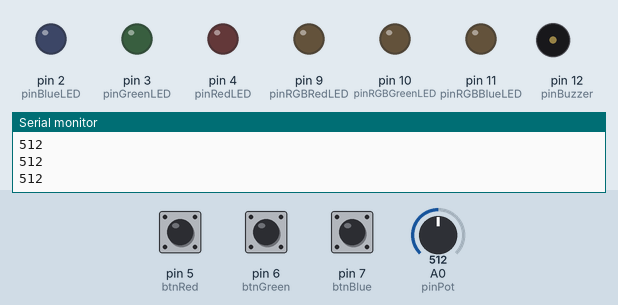
This sketch was run on a simulated Arduino Uno, built with avr-gcc and run on an emulated ATmega328P. Parts: output pins drawn as LEDs (lit = HIGH), buzzer (waves = sounding), the last lines printed to the serial monitor. The inputs (shaded band) are chosen by the test bench; at power-on: pin 5 (btnRed) HIGH, pin 6 (btnGreen) HIGH, pin 7 (btnBlue) HIGH, A0 (pinPot) = 512.

Above: at 1.2 s.
1.3 s: pin 5 (btnRed) pulled LOW for 1 s
At 3.2 s:
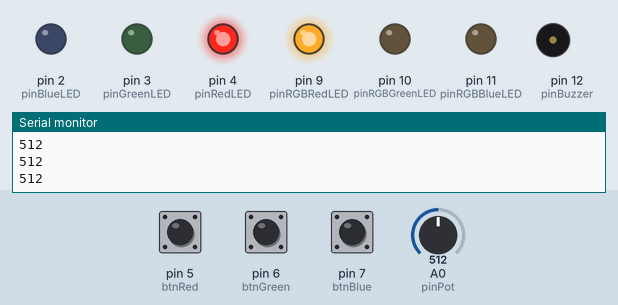
3.8 s: pin 6 (btnGreen) pulled LOW for 3.2 s
At 8.2 s:
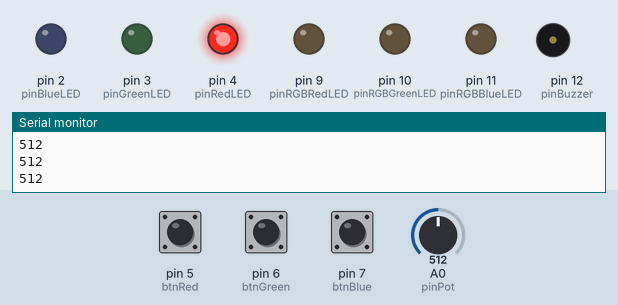
8.5 s: pin 6 (btnGreen) pulled LOW for 0.15 s
At 9.3 s:
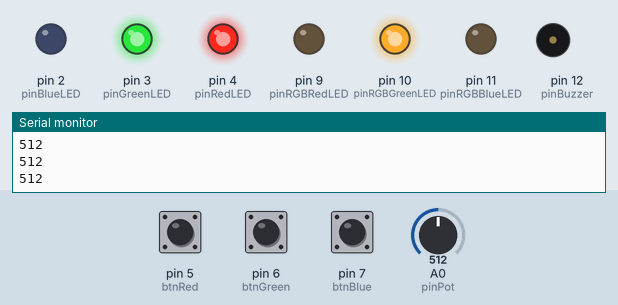
10.2 s: pin 7 (btnBlue) pulled LOW for 0.15 s
At 11.6 s:
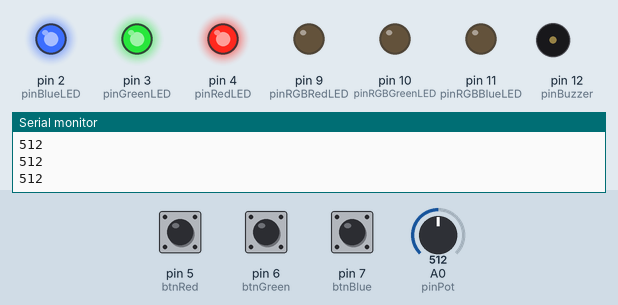
11.9 s: A0 (pinPot) set to 585
13.4 s: A0 (pinPot) set to 609
At 13.55 s:
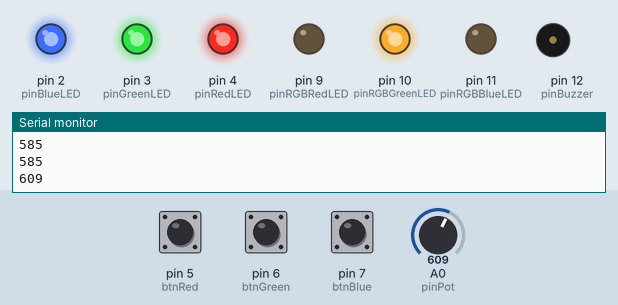
Timing chart, 0 to 17.4 s (numbered marks = the images above; inputs shaded):
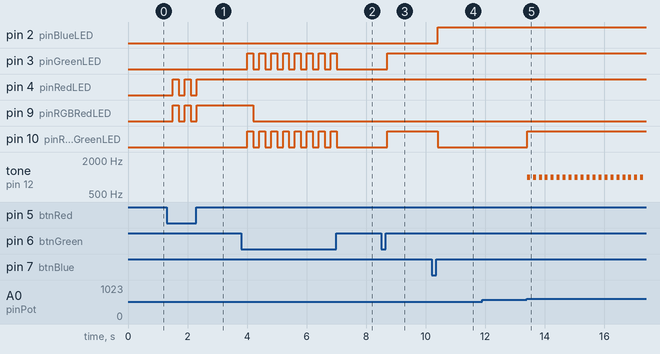

Measured:
- the behaviour switches between 600 and 601 on A0 (pinPot) (found by bisection; images 4 and 5)
- after the input at 1.3 s, pin 4 (pinRedLED), pin 9 (pinRGBRedLED): alternates HIGH for 0.20 s and LOW for 0.20 s, 5 changes in all, then stays HIGH, starting after 0.20 s
- after the input at 3.8 s, pin 3 (pinGreenLED), pin 10 (pinRGBGreenLED): alternates HIGH for 0.20 s and LOW for 0.20 s, 16 changes in all, then stays LOW, starting after 0.20 s; pin 9 (pinRGBRedLED): HIGH → LOW after 0.41 s
- after the input at 8.5 s, pin 3 (pinGreenLED), pin 10 (pinRGBGreenLED): LOW → HIGH after 0.20 s
- after the input at 10.2 s, pin 2 (pinBlueLED): LOW → HIGH after 0.20 s; pin 10 (pinRGBGreenLED): HIGH → LOW after 0.20 s
- after the input at 13.4 s, pin 10 (pinRGBGreenLED): LOW → HIGH at once; tone on pin 12 (pinBuzzer): alternates 1000 Hz for 0.10 s and silent for 0.10 s, starting at once

The sketch:

Sirali_bulmaca.ino
```cpp
//LED pinleri
int pinRedLED = 4;
int pinGreenLED = 3;
int pinBlueLED = 2;

//RGB LED pinleri
int pinRGBRedLED = 9;
int pinRGBGreenLED = 10;
int pinRGBBlueLED = 11;

//Düğme pinleri
int btnRed = 5;
int btnGreen = 6;
int btnBlue = 7;

//Buzzer pini
int pinBuzzer = 12;

//Düğme değerleri
int valBtnRed = 0;
int valBtnGreen = 0;
int valBtnBlue = 0;

//Düğme son durumları
int valBtnRedLastState = 0;
int valBtnGreenLastState = 0;
int valBtnBlueLastState = 0;

//Potansiyometre pini
int pinPot = 0;

//Potansiyometre düğme değeri
int potDeger = 0;

void setup() {
  Serial.begin(9600);

  pinMode(pinRedLED, OUTPUT);
  pinMode(pinGreenLED, OUTPUT);
  pinMode(pinBlueLED, OUTPUT);
  pinMode(pinRGBRedLED, OUTPUT);
  pinMode(pinRGBGreenLED, OUTPUT);
  pinMode(pinRGBBlueLED, OUTPUT);
  pinMode(pinBuzzer, OUTPUT);

  pinMode(btnRed, INPUT_PULLUP);
  pinMode(btnGreen, INPUT_PULLUP);
  pinMode(btnBlue, INPUT_PULLUP);
}

void loop() {
  valBtnRed = digitalRead(btnRed);
  valBtnGreen = digitalRead(btnGreen);
  valBtnBlue = digitalRead(btnBlue);

  if (valBtnRed == LOW) {
    if (valBtnRedLastState == 0) {
      delay(200);
      digitalWrite(pinRedLED, HIGH);
      digitalWrite(pinRGBRedLED, HIGH);
      valBtnRedLastState = 1;
    } else if (valBtnRedLastState == 1) {
      delay(200);
      digitalWrite(pinRedLED, LOW);
      digitalWrite(pinRGBRedLED, LOW);
      digitalWrite(pinRGBGreenLED, LOW);
      digitalWrite(pinRGBBlueLED, LOW);
      valBtnRedLastState = 0;
    }
  }

  if (valBtnRedLastState == 1) {
    if (valBtnGreen == LOW) {
      if (valBtnGreenLastState == 0) {
        delay(200);
        digitalWrite(pinGreenLED, HIGH);
        digitalWrite(pinRGBGreenLED, HIGH);
        valBtnGreenLastState = 1;
      } else if (valBtnGreenLastState == 1) {
        delay(200);
        digitalWrite(pinGreenLED, LOW);
        digitalWrite(pinRGBRedLED, LOW);
        digitalWrite(pinRGBGreenLED, LOW);
        digitalWrite(pinRGBBlueLED, LOW);
        valBtnGreenLastState = 0;
      }
    }
  }

  if (valBtnGreenLastState == 1) {
    if (valBtnBlue == LOW) {
      if (valBtnBlueLastState == 0) {
        delay(200);
        digitalWrite(pinBlueLED, HIGH);
        digitalWrite(pinRGBBlueLED, HIGH);
        valBtnBlueLastState = 1;
      } else if (valBtnBlueLastState == 1) {
        delay(200);
        digitalWrite(pinBlueLED, LOW);
        digitalWrite(pinRGBRedLED, LOW);
        digitalWrite(pinRGBGreenLED, LOW);
        digitalWrite(pinRGBBlueLED, LOW);
        valBtnBlueLastState = 0;
      }
    }
  }

  potDeger = analogRead(pinPot);
  Serial.println(potDeger);

  if (valBtnBlueLastState == 1) {
    if (potDeger > 600 && potDeger < 800) {
      digitalWrite(pinRGBGreenLED, HIGH);
      tone(pinBuzzer, 1000);
      delay(100);
      noTone(pinBuzzer);
      delay(100);
    } else {
      digitalWrite(pinRGBGreenLED, LOW);
      digitalWrite(pinRGBRedLED, LOW);
      digitalWrite(pinRGBGreenLED, LOW);
      digitalWrite(pinRGBBlueLED, LOW);
      noTone(pinBuzzer);
    }
  }
}
```
